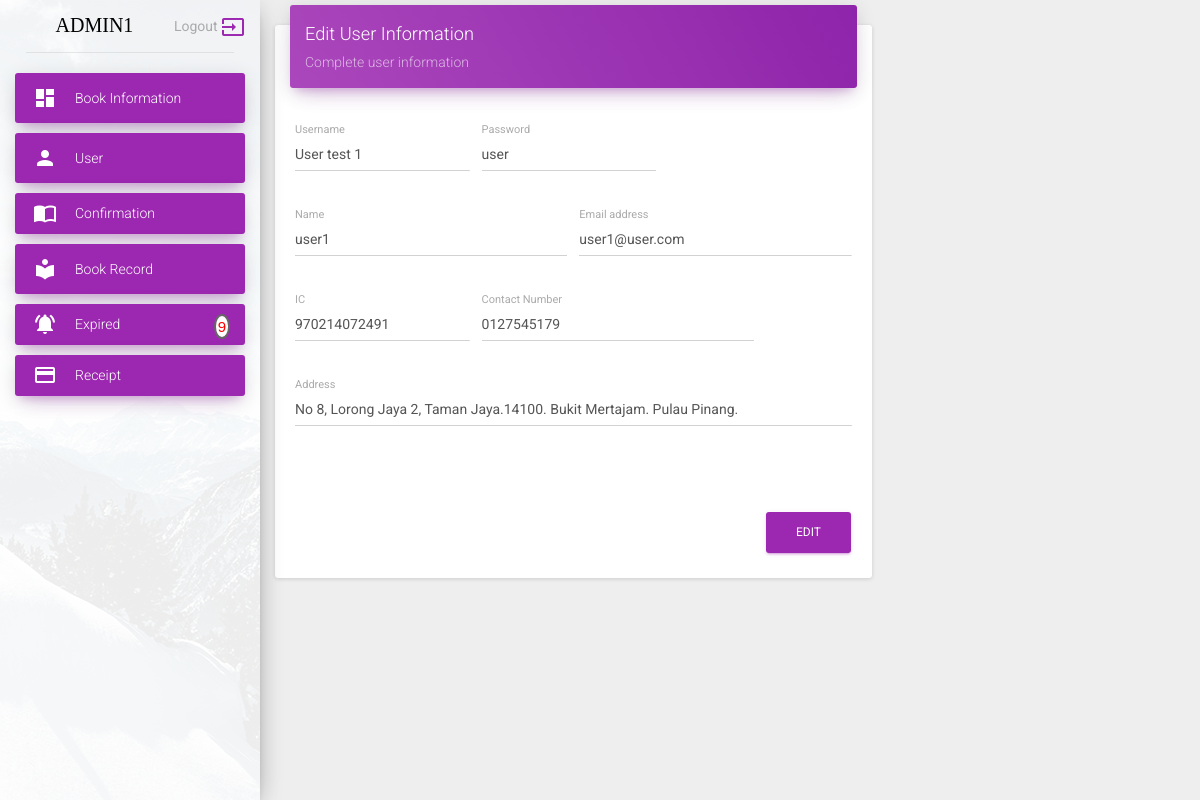
The page /examples/user_edit.php?id=1 (signed in) on the database as committed earlier.
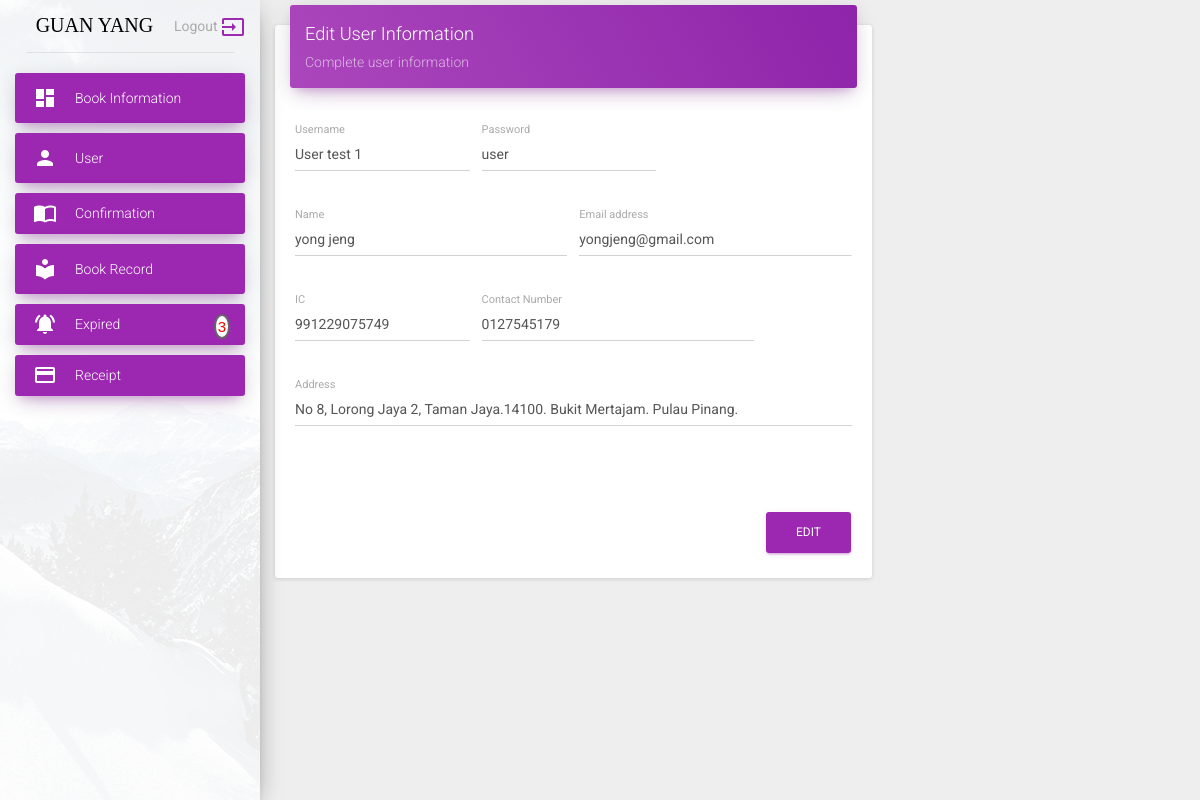
The same page on the database as committed later.
### tables this page shows
CREATE TABLE `member` (
  `id` int(11) NOT NULL,
  `username` varchar(50) DEFAULT NULL,
  `password` varchar(50) DEFAULT NULL,
  `name` varchar(50) DEFAULT NULL,
  `email` varchar(50) DEFAULT NULL,
  `phone` varchar(11) DEFAULT NULL,
  `address` varchar(100) DEFAULT NULL,
  `ic` varchar(12) DEFAULT NULL,
  `created_by` varchar(50) DEFAULT NULL,
  `updated_by` varchar(50) DEFAULT NULL,
  `status` varchar(50) DEFAULT 'active'
);

### examples/user_edit.php (the view, shortened to what the changed rows need)
<?php
include_once("../connection/db.php");
$select_user = "SELECT * FROM member WHERE id = '".$_GET['id']."'";
$result_user = mysqli_query($conn,$select_user);
$row = mysqli_fetch_assoc($result_user);
$date = date('Y-m-d');
$select_return = "SELECT * FROM borrow WHERE status = 'return' AND return_date < '".$date."'";
$result_return = mysqli_query($conn,$select_return);
$rows1 = mysqli_num_rows($result_return);
?>
<!doctype html>
<html lang="en">
<head>
    <link href="../assets/css/bootstrap.min.css" rel="stylesheet" />
    <link href="../assets/css/material-dashboard.css?v=1.2.0" rel="stylesheet" />
    <link href="../assets/css/demo.css" rel="stylesheet" />
    <link href="http://maxcdn.bootstrapcdn.com/font-awesome/latest/css/font-awesome.min.css" rel="stylesheet">
</head>
<body>
    <div class="wrapper">
        <div class="sidebar" data-color="purple" data-image="../assets/img/sidebar-1.jpg">
           <?
            include("../sidebar.php");
            ?>
        </div>
        <div class="main-panel">
                <div class="container-fluid">
                    <div class="row">
                        <div class="col-md-8">
                            <div class="card">
                                <div class="card-content">
                                    <form method="post" action="user_edit.php?id=<?php echo $_GET['id']; ?>">
                                        <div class="row">
                                            <div class="col-md-4">
                                                <div class="form-group label-floating">
                                                    <label class="control-label">Username</label>
                                                    <input type="text" name="username" class="form-control"
                                                    value="<?php echo $row['username']; ?>">
                                                </div>
                                            </div>
                                            <div class="col-md-4">
                                                <div class="form-group label-floating">
                                                    <label class="control-label">Password</label>
                                                    <input type="text" name="password" class="form-control"
                                                     value="<?php echo $row['password']; ?>">
                                                </div>
                                            </div>
                                        </div>
                                        <div class="row">
                                            <div class="col-md-6">
                                                <div class="form-group label-floating">
                                                    <label class="control-label">Name</label>
                                                    <input type="text" name="name" class="form-control"
                                                    value="<?php echo $row['name']; ?>">
                                                </div>
                                            </div>
                                            <div class="col-md-6">
                                                <div class="form-group label-floating">
                                                    <label class="control-label">Email address</label>
                                                    <input type="email" name="email" class="form-control"
                                                    value="<?php echo $row['email']; ?>">
                                                </div>
                                            </div>
                                        </div>
                                        <div class="row">
                                            <div class="col-md-4">
                                                <div class="form-group label-floating">
                                                    <label class="control-label">IC</label>
                                                    <input type="text" name="ic" class="form-control"
                                                    value="<?php echo $row['ic']; ?>">
                                                </div>
                                            </div>
                                            <div class="col-md-6">
                                                <div class="form-group label-floating">
                                                    <label class="control-label">Contact Number</label>
                                                    <input type="text" name="contact_number" class="form-control"
                                                    value="<?php echo $row['phone']; ?>">
                                                </div>
                                            </div>
                                        </div>
                                        <div class="row">
                                            <div class="col-md-12">
                                                <div class="form-group label-floating">
                                                    <label class="control-label">Address</label>
                                                    <input type="text" name="address" class="form-control"
                                                    value="<?php echo $row['address']; ?>">
                                                </div>
                                            </div>
                                        </div>
                                    </form>
                                </div>
                            </div>
                        </div>
                    </div>
                </div>
        </div>
    </div>
</body>
</html>

### sidebar.php (shortened to what the changed rows need)
<div class="logo">
    <center>
        <a style="text-transform:uppercase; font-size:20px; color:black; font-family:'Bowlby One SC';" href="dashboard.php">
        <?php echo $_SESSION['name']; ?>
          <span>
          </span>
        </a>
    </center>
</div>
<div class="sidebar-wrapper">
    <ul class="nav">
        <li class="active">
            <a href="return_notifications.php">
                <i class="material-icons text-gray" style="margin-top: -5px;">notifications_active</i>
                <span>Expired</span>
                <?php if(!empty($rows1)){ ?>
                <span style="color:red; float:right;" class="numberCircle"><?php if(!empty($rows1))
				{echo $rows1;}else{"";} ?></span>
                <?php }else{"";}?>
            </a>
        </li>
    </ul>
</div>

Rows that differ between the two databases and show on the page:
changed member "User test 1": name "user1" → "yong jeng"; email "user1@user.com" → "yongjeng@gmail.com"; ic "970214072491" → "991229075749"
Other text that changed with them:
$_SESSION['name']: "ADMIN1" → "GUAN YANG"
$rows1: "9" → "3"
